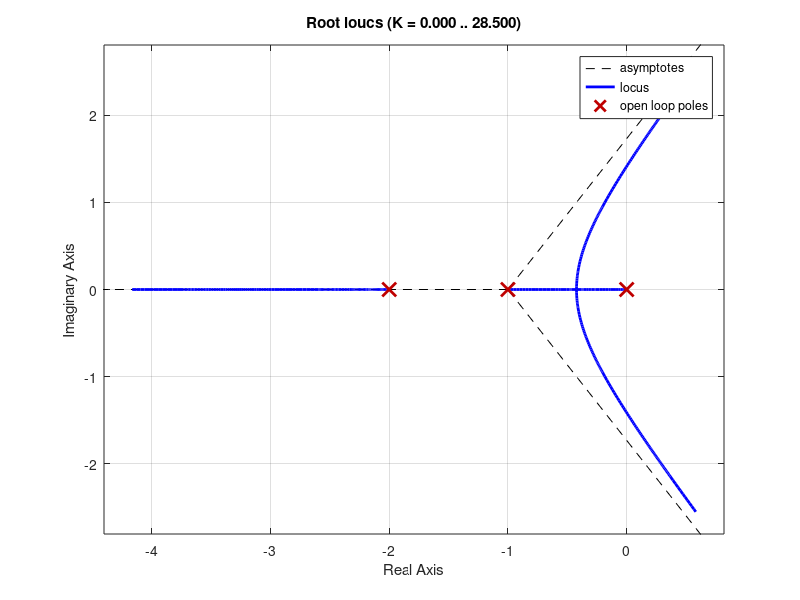

The MATLAB script that drew this image:
%Respuesta del circuito RC
%--------------------------------------------------------------------------

%Definimos las constantes

R = 10;
C = 0.5;
V = 12;

%--------------------------------------------------------------------------

%Definimos la planta

numG = [1];
denG = [1 1 0];

numH=[1];
denH=[1 2];


G = tf(numG,denG)
H = tf(numH,denH)

rlocus(G*H) 



